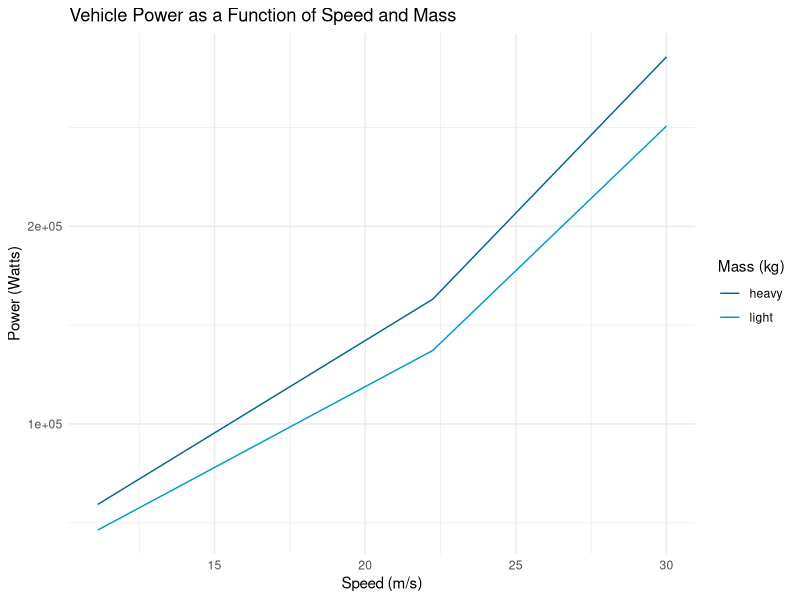

This chart was generated by the following R code:
## ---- chunk 1
knitr::opts_chunk$set(echo = TRUE)
## ---- chunk 2
# equation used to compute automobile fuel efficiency is the power require to keep a car moving at a given speed is as follows:

power_fun <- function(m, v, a,
                      g = 9.8, p_a = 1.2,
                      c_d = 0.3, c_r = 0.015) {
  power = c_r * m * g * v + 0.5 * a * p_a * v^3
} 


power_fun



## ---- chunk 3

speed <- c(30, (40*0.278), (80*0.278)) # speed on four highways

power_heavy <- power_fun(m = 31725, v = speed, a = 9) # power as a function of speed
power_heavy

power_light <- power_fun(m = 31725*0.75, v = speed, a = 9)
power_light


## ---- chunk 4
# Plot power as a function of speed

library(tidyverse)

power_speed <- data.frame(speed, power_heavy, power_light) %>%
  rename(heavy = power_heavy,
         light = power_light) %>%
  pivot_longer(cols = 2:3,
               names_to = "mass",
               values_to = "power")

ggplot(power_speed, aes(x = speed, y = power)) +
  geom_line(aes(color = mass)) +
  theme_minimal() +
  scale_color_manual(values = c("deepskyblue4", "deepskyblue3")) +
  labs(title = "Vehicle Power as a Function of Speed and Mass",
       x = "Speed (m/s)",
       y = "Power (Watts)",
       color = "Mass (kg)")
